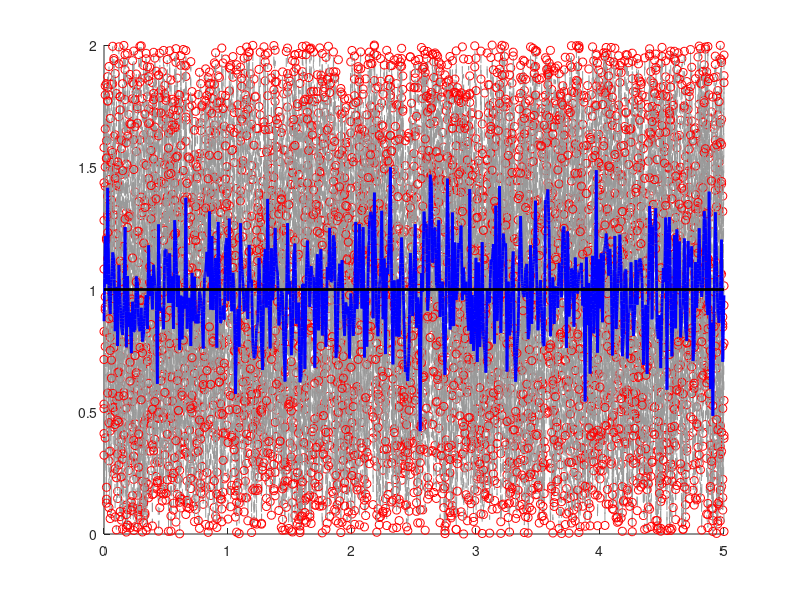
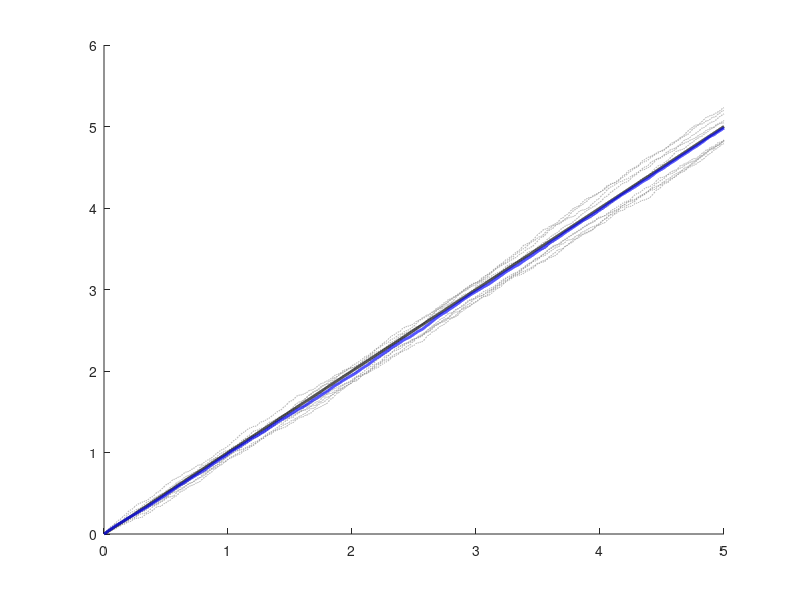

Write the MATLAB code that produced these figures, in order.
%% Plot the stochastic process for modified equation
clc; clear; close all;

T = 5;
h = 0.01;
N = T / h;
avgPoly = 0;
avgTime = 0;
nMC = 10;
tPoly = linspace(0, T, T/h * 10);
T = linspace(0, N * h, N+1);

f1 = figure;
ax1 = axes('nextplot', 'add');
f2 = figure;
ax2 = axes('nextplot', 'add');

lightgrey = [0.6, 0.6, 0.6];

method = 'linear';

for j = 1 : nMC
    H = 2 * h * rand(1, N+1);
    
    if strcmp(method, 'poly')
        p = polyfit(T, H / h, N);
        thetaT = polyval(p, tPoly);
    elseif strcmp(method, 'linear')
        thetaT = interp1(T, H / h, tPoly, 'linear');
    end
    avgPoly = avgPoly + thetaT;
    
    plot(ax1, tPoly, thetaT, '--', 'color', lightgrey);
    plot(ax1, T, H/h, 'or');
    
    for i = 2 : length(thetaT)-1
        alphaT(i) = trapz(tPoly(1:i), thetaT(1:i));
    end
    plot(ax2, tPoly(2:end), alphaT, '--', 'color', lightgrey);
    avgTime = avgTime + alphaT;
    
end

avgPoly = avgPoly / nMC;
avgTime = avgTime / nMC;

plot(ax1, tPoly, avgPoly, 'b', 'linewidth', 2);
plot(ax1, [0, tPoly(end)], [1, 1], 'k', 'linewidth', 2);

plot(ax2, tPoly, tPoly, 'k', 'linewidth', 2);
plot(ax2, tPoly(2:end), avgTime, 'b', 'linewidth', 2);